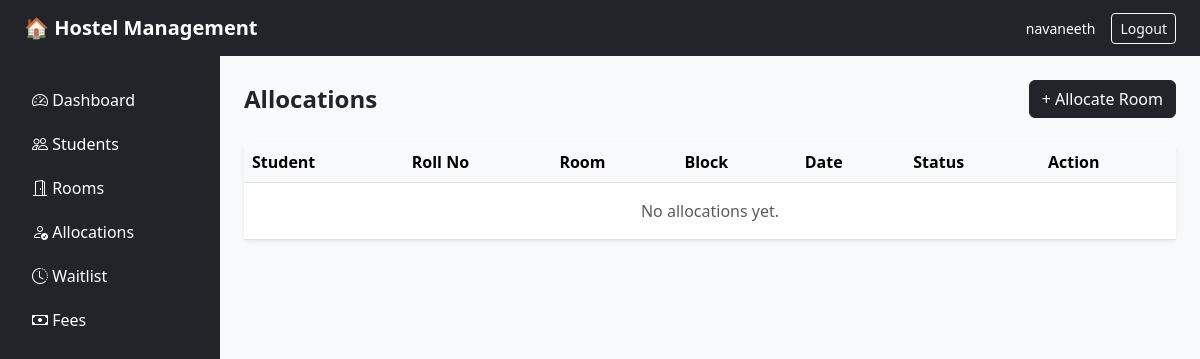
/allocations/ (signed in), run on an earlier commit of the app's database.
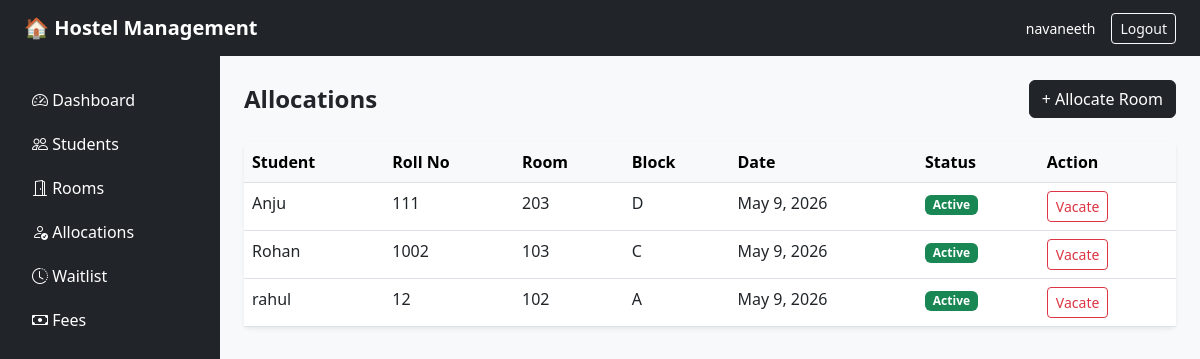
And on a later commit of the database.
### allocation/models.py (models this page shows, shortened)
class Allocation(models.Model):
    STATUS_CHOICES = [
        ('Active', 'Active'),
        ('Vacated', 'Vacated'),
    ]
    student = models.OneToOneField(Student, on_delete=models.CASCADE)
    room = models.ForeignKey(Room, on_delete=models.CASCADE)
    allocated_date = models.DateField(auto_now_add=True)
    status = models.CharField(max_length=10, choices=STATUS_CHOICES, default='Active')

class Student(models.Model):
    GENDER_CHOICES = [
        ('Male', 'Male'),
        ('Female', 'Female'),
    ]
    user = models.OneToOneField(User, on_delete=models.CASCADE)
    name = models.CharField(max_length=100)
    roll_number = models.CharField(max_length=20, unique=True)
    gender = models.CharField(max_length=10, choices=GENDER_CHOICES)
    course = models.CharField(max_length=100)
    year = models.PositiveIntegerField()
    contact = models.CharField(max_length=15)
    email = models.EmailField(unique=True)

class Room(models.Model):
    GENDER_CHOICES = [
        ('Male', 'Male'),
        ('Female', 'Female'),
    ]
    room_number = models.CharField(max_length=10)
    block = models.CharField(max_length=10)
    gender_type = models.CharField(max_length=10, choices=GENDER_CHOICES)
    capacity = models.PositiveIntegerField()

### allocation/views.py (the view)
# urls.py: path('allocations/', views.allocation_list, name='allocation_list'),
@login_required
def allocation_list(request):
    if not is_admin(request.user):
        return redirect('student_dashboard')
    allocations = Allocation.objects.all().order_by('-allocated_date')
    return render(request, 'allocation/allocation_list.html', {'allocations': allocations})

### allocation/views.py (called while the page is built)
def is_admin(user):
    return user.is_staff

### allocation/templates/allocation/allocation_list.html
{% extends 'allocation/base.html' %}
{% block content %}
<div class="d-flex justify-content-between align-items-center mb-4">
    <h4 class="fw-bold mb-0">Allocations</h4>
    <a href="{% url 'allocation_add' %}" class="btn btn-dark">+ Allocate Room</a>
</div>
<div class="card border-0 shadow-sm">
    <div class="card-body p-0">
        <table class="table table-hover mb-0">
            <thead class="table-light">
                <tr>
                    <th>Student</th>
                    <th>Roll No</th>
                    <th>Room</th>
                    <th>Block</th>
                    <th>Date</th>
                    <th>Status</th>
                    <th>Action</th>
                </tr>
            </thead>
            <tbody>
                {% for alloc in allocations %}
                <tr>
                    <td>{{ alloc.student.name }}</td>
                    <td>{{ alloc.student.roll_number }}</td>
                    <td>{{ alloc.room.room_number }}</td>
                    <td>{{ alloc.room.block }}</td>
                    <td>{{ alloc.allocated_date }}</td>
                    <td>
                        {% if alloc.status == 'Active' %}
                            <span class="badge bg-success">Active</span>
                        {% else %}
                            <span class="badge bg-secondary">Vacated</span>
                        {% endif %}
                    </td>
                    <td>
                        {% if alloc.status == 'Active' %}
                            <a href="{% url 'allocation_vacate' alloc.pk %}" class="btn btn-sm btn-outline-danger">Vacate</a>
                        {% endif %}
                    </td>
                </tr>
                {% empty %}
                <tr><td colspan="7" class="text-center text-muted py-3">No allocations yet.</td></tr>
                {% endfor %}
            </tbody>
        </table>
    </div>
</div>
{% endblock %}

What changed in the data, as far as the page shows it:
added Allocation: student.name "Anju", student.roll_number "111", room.room_number "203", room.block "D", allocated_date "May 9, 2026", status "Active"
added Allocation: student.name "Rohan", student.roll_number "1002", room.room_number "103", room.block "C", allocated_date "May 9, 2026", status "Active"
added Allocation: student.name "rahul", student.roll_number "12", room.room_number "102", room.block "A", allocated_date "May 9, 2026", status "Active"
Also different on the page:
text no longer shown: "No allocations yet."
